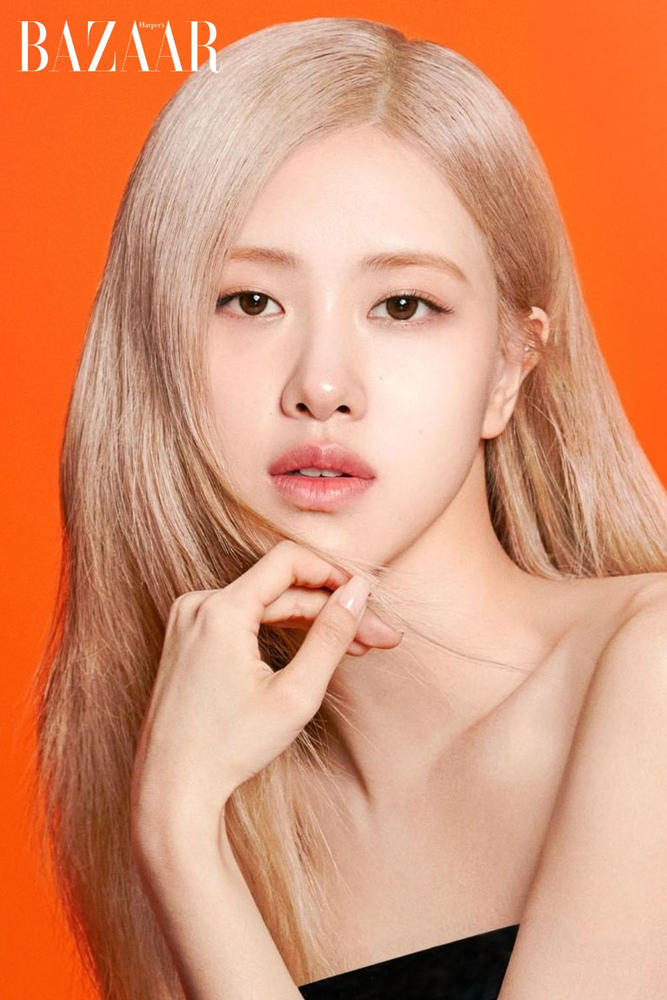
#> input picture Learn_OpenCV_27_07_2023/media/rose.png, 667 x 1000 px, shrunk from 1000 x 1500 before the run, found by its file name
$ python main.py
#> lines starting #> are read from the running program, lines starting #| are printed output that depends on the picture
import cv2

img = cv2.imread(r"media\\rose.png")
#> img is the input picture: shape (1000, 667, 3); mean B, G, R 114.3, 147.5, 217
anh_xam = cv2.cvtColor(img,cv2.COLOR_BGR2GRAY)
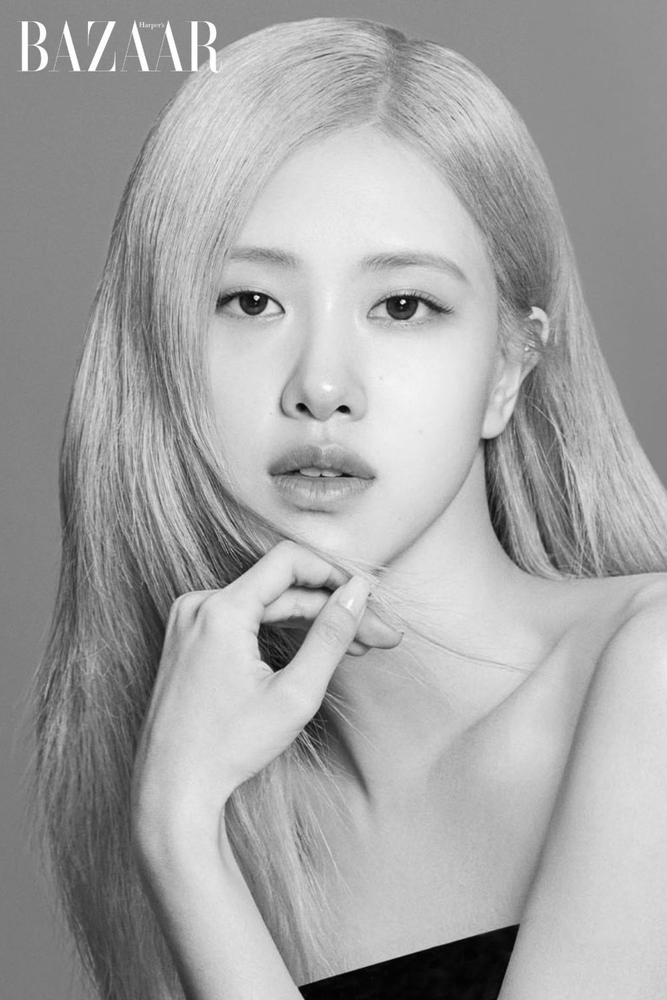
#> anh_xam: shape (1000, 667); min 1, max 255, mean 164.5

cv2.imshow("Anh xam",anh_xam)
#Hello guy
cv2.waitKey()
